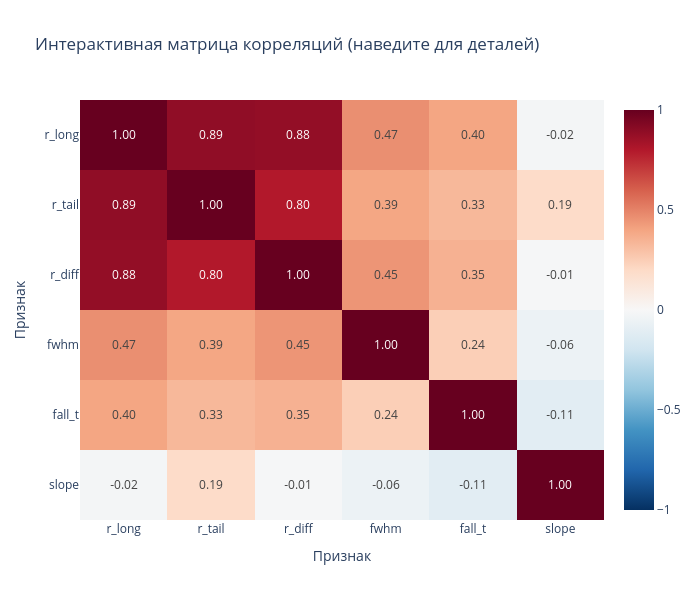

The notebook cell this image was saved under:
### Code cell
import plotly.express as px

corr = feat.corr().round(3)
fig = px.imshow(
    corr,
    text_auto='.2f',
    aspect='auto',
    color_continuous_scale='RdBu_r',
    zmin=-1, zmax=1,
    title='Интерактивная матрица корреляций (наведите для деталей)'
)
fig.update_layout(
    xaxis_title='Признак',
    yaxis_title='Признак',
    height=600,
    width=700
)
fig.show()
# Для сохранения: fig.write_html('correlation_map.html')

### Figure 1 — Plotly figure (JSON) as saved in the notebook; plotly's stock layout.template omitted (floating-point values rounded to 4 significant figures)
{"data": [{"coloraxis": "coloraxis", "hovertemplate": "x: %{x}<br>y: %{y}<br>color: %{z}<extra></extra>", "name": "0", "texttemplate": "%{z:.2f}", "type": "heatmap", "x": ["r_long", "r_tail", "r_diff", "fwhm", "fall_t", "slope"], "xaxis": "x", "y": ["r_long", "r_tail", "r_diff", "fwhm", "fall_t", "slope"], "yaxis": "y", "z": [[1.0, 0.89, 0.884, 0.465, 0.396, -0.021], [0.89, 1.0, 0.801, 0.393, 0.331, 0.192], [0.884, 0.801, 1.0, 0.447, 0.354, -0.013], [0.465, 0.393, 0.447, 1.0, 0.245, -0.059], [0.396, 0.331, 0.354, 0.245, 1.0, -0.11], [-0.021, 0.192, -0.013, -0.059, -0.11, 1.0]]}], "layout": {"coloraxis": {"cmax": 1, "cmin": -1, "colorscale": [[0, "rgb(5,48,97)"], [0.1, "rgb(33,102,172)"], [0.2, "rgb(67,147,195)"], [0.3, "rgb(146,197,222)"], [0.4, "rgb(209,229,240)"], [0.5, "rgb(247,247,247)"], [0.6, "rgb(253,219,199)"], [0.7, "rgb(244,165,130)"], [0.8, "rgb(214,96,77)"], [0.9, "rgb(178,24,43)"], [1, "rgb(103,0,31)"]]}, "height": 600, "title": {"text": "Интерактивная матрица корреляций (наведите для деталей)"}, "width": 700, "xaxis": {"anchor": "y", "domain": [0, 1], "title": {"text": "Признак"}}, "yaxis": {"anchor": "x", "autorange": "reversed", "domain": [0, 1], "title": {"text": "Признак"}}}}
